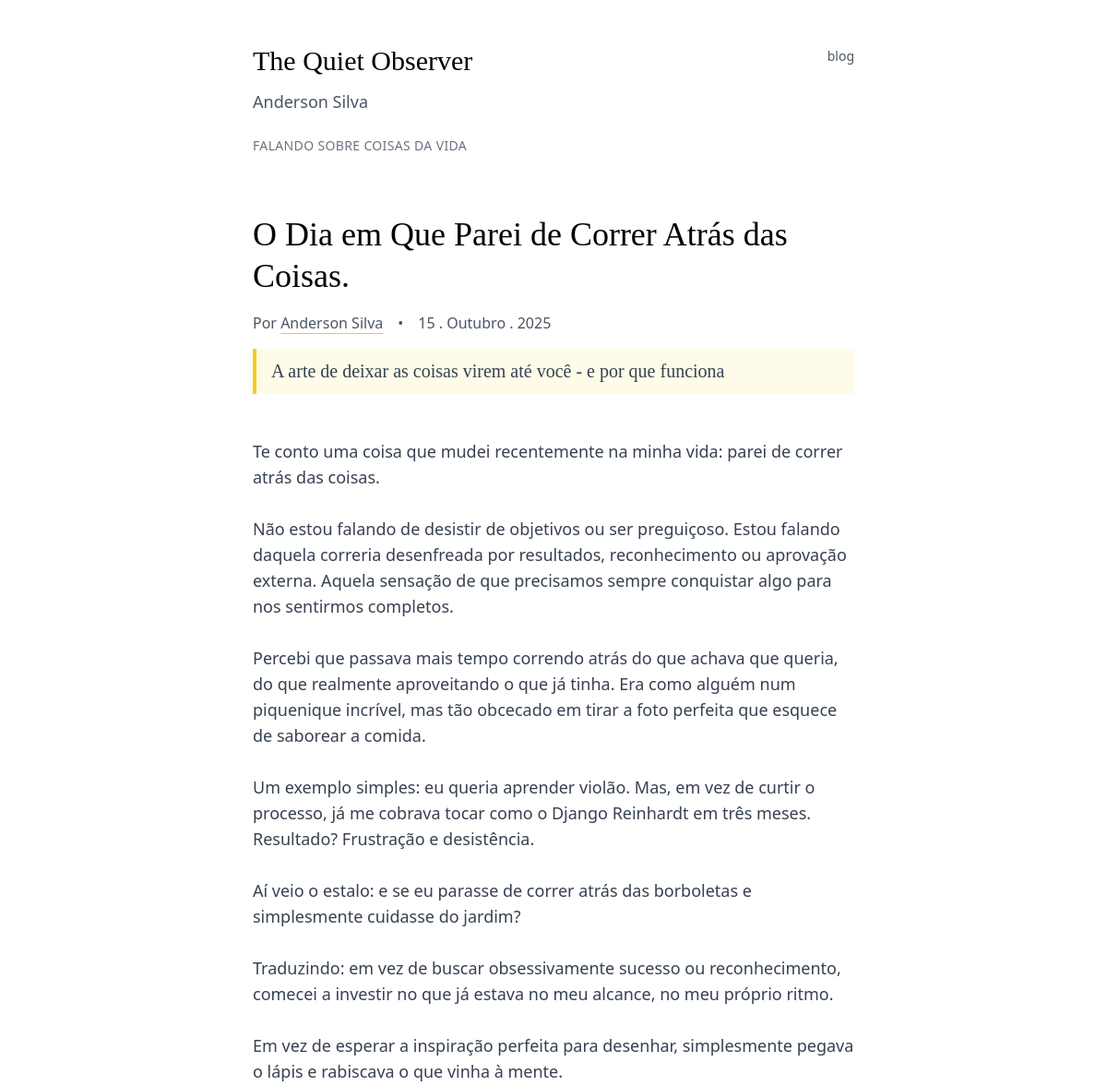
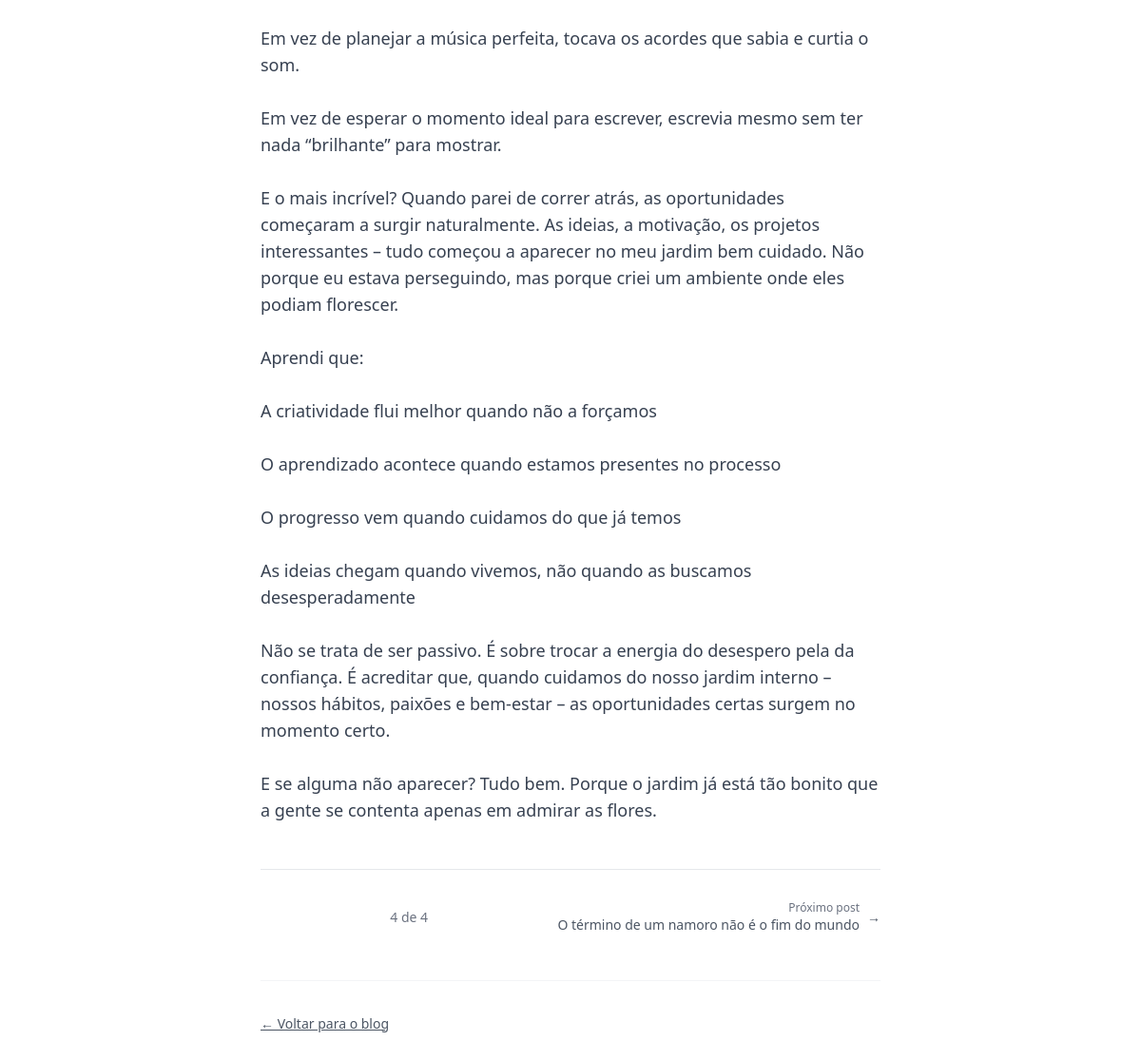
The page /o-dia-em-que-parei-de-correr-atras-das-borboletas/ on the database its author committed (2 pictures, top to bottom).
### posts/models.py (models this page shows, shortened)
class Post(models.Model):
    title = models.CharField(max_length=200)
    subtitle = models.CharField(max_length=300, blank=True, null=True)
    slug = models.SlugField(unique=True)
    content = models.TextField()
    published_at = models.DateTimeField(default=timezone.now)
    class Meta:
        ordering = ['-published_at']
    def get_absolute_url(self):
        return reverse('post_detail', args=[self.slug])

### posts/views.py (the view)
# urls.py: path('<slug:slug>/', views.post_detail, name='post_detail'),
def post_detail(request, slug):
    post = get_object_or_404(Post, slug=slug)
    all_posts = Post.objects.all().order_by('published_at')
    post_list = list(all_posts)
    current_index = None
    for i, p in enumerate(post_list):
        if p.id == post.id:
            current_index = i
            break
    previous_post = post_list[current_index - 1] if current_index > 0 else None
    next_post = post_list[current_index + 1] if current_index < len(post_list) - 1 else None
    return render(request, 'posts/post_detail.html', {
        'post': post,
        'previous_post': previous_post,
        'next_post': next_post,
        'post_number': current_index + 1 if current_index is not None else 1,
        'total_posts': len(post_list)
    })

### posts/templates/posts/post_detail.html (shortened to what this page needs)
<!DOCTYPE html>
{% load youtube %}
<html lang="pt-br">
<head>
    {% load static %}
    <script src="https://cdn.tailwindcss.com"></script>
</head>
<body class="bg-white text-black max-w-[700px] mx-auto px-6 py-12">
    <header class="mb-16">
        <div class="flex justify-between items-start">
            <div>
                <h1 class="text-3xl font-serif font-light mb-3">The Quiet Observer</h1>
                <p class="text-gray-600 mb-6 text-lg">
                    <a href="{% url 'sobre_mim' %}" class="hover:text-black transition duration-200">Anderson Silva</a>
                </p>
                <p class="text-sm text-gray-500 uppercase tracking-wide">Falando sobre coisas da vida</p>
            </div>
            <nav>
                <a href="{% url 'post_list' %}" class="text-gray-600 hover:text-black transition duration-200 text-sm">
                    blog
                </a>
            </nav>
        </div>
    </header>
    <main>
        <article class="space-y-12">
            <header class="space-y-6">
                <div class="space-y-4">
                    <h1 class="text-4xl font-serif font-light leading-tight">{{ post.title }}</h1>
                    <div class="flex items-center space-x-4 text-gray-600">
                        <p>Por <a href="{% url 'sobre_mim' %}" class="hover:text-black transition duration-200 border-b border-yellow-400">Anderson Silva</a></p>
                        <span>•</span>
                        <time>{{ post.published_at|date:"d . F . Y" }}</time>
                    </div>
                    {% if post.subtitle %}
                        <p class="text-xl text-gray-700 font-serif leading-relaxed border-l-4 border-yellow-400 pl-4 py-2 bg-yellow-50">
                            {{ post.subtitle }}
                        </p>
                    {% endif %}
                </div>
            </header>
            <div class="text-gray-700 leading-relaxed space-y-8">
                <div class="post-conteudo space-y-6 text-lg">
                    {{ post.content|linebreaksbr }}
                </div>
            </div>
            <div class="flex justify-between items-center pt-8 border-t border-gray-200">
                <span class="text-gray-500 text-sm">
                    {% if post_number and total_posts %}
                        {{ post_number }} de {{ total_posts }}
                    {% endif %}
                </span>
                {% if previous_post %}
                    <a href="{{ previous_post.get_absolute_url }}" class="text-gray-600 hover:text-black transition duration-200 text-sm group text-right">
                        <span class="flex items-center space-x-2 justify-end">
                            <span>
                                <span class="text-xs text-gray-500 block">Próximo post</span>
                                {{ previous_post.title }}
                            </span>
                            <span class="group-hover:translate-x-1 transition duration-200">→</span>
                        </span>
                    </a>
                {% else %}
                    <span></span>
                {% endif %}
            </div>
            <footer class="pt-8 border-t border-gray-100">
                <a href="{% url 'post_list' %}" class="text-gray-600 hover:text-black transition duration-200 text-sm underline">
                    ← Voltar para o blog
                </a>
            </footer>
        </article>
    </main>
</body>
</html>

### rows shown on the page
Post: title "O Dia em Que Parei de Correr Atrás das Coisas.", published_at "15 . Outubro . 2025", subtitle "A arte de deixar as coisas virem até você - e por que funciona", content "Te conto uma coisa que mudei recentemente na minha vida: parei de correr atrás das coisas. Não estou falando de desistir de objetivos ou ser preguiçoso. Estou falando daquela correria desenfreada por resultados, reconhecimento ou aprovação externa. Aquela sensação de que precisamos sempre conquistar algo para nos sentirmos completos. Percebi que passava mais tempo correndo atrás do que achava que queria, do que realmente aproveitando o que já tinha. Era como alguém num piquenique incrível, mas tão obcecado em tirar a foto perfeita que esquece de saborear a comida. Um exemplo simples: eu queria aprender violão. Mas, em vez de curtir o processo, já me cobrava tocar como o Django Reinhardt em…"
Post: title "O término de um namoro não é o fim do mundo"

### other values the page prints
{{ post_number }} "4"
{{ total_posts }} "4"
